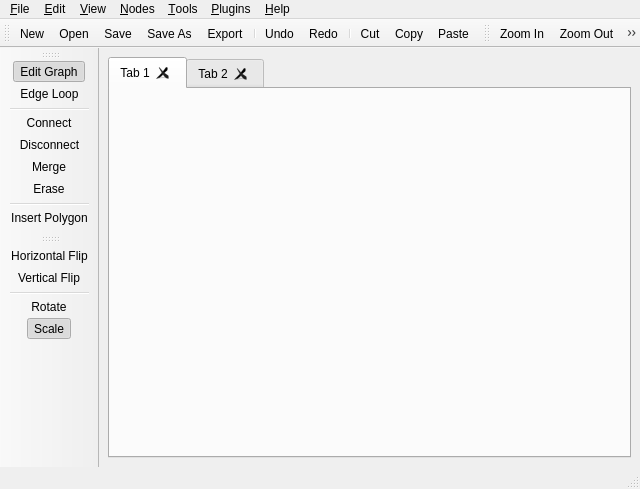
<?xml version="1.0" encoding="UTF-8"?>
<ui version="4.0">
 <class>Main_Window</class>
 <widget class="QMainWindow" name="Main_Window">
  <property name="geometry">
   <rect>
    <x>0</x>
    <y>0</y>
    <width>640</width>
    <height>489</height>
   </rect>
  </property>
  <property name="windowTitle">
   <string>MainWindow</string>
  </property>
  <widget class="QWidget" name="centralwidget">
   <layout class="QVBoxLayout" name="verticalLayout">
    <item>
     <widget class="QTabWidget" name="tabWidget">
      <property name="documentMode">
       <bool>false</bool>
      </property>
      <property name="tabsClosable">
       <bool>true</bool>
      </property>
      <property name="movable">
       <bool>true</bool>
      </property>
      <widget class="QWidget" name="tab">
       <attribute name="title">
        <string>Tab 1</string>
       </attribute>
      </widget>
      <widget class="QWidget" name="tab_2">
       <attribute name="title">
        <string>Tab 2</string>
       </attribute>
      </widget>
     </widget>
    </item>
   </layout>
  </widget>
  <widget class="QMenuBar" name="menubar">
   <property name="geometry">
    <rect>
     <x>0</x>
     <y>0</y>
     <width>640</width>
     <height>20</height>
    </rect>
   </property>
   <widget class="QMenu" name="menu_File">
    <property name="title">
     <string>&amp;File</string>
    </property>
    <widget class="QMenu" name="menu_Open_Recent">
     <property name="title">
      <string>Open &amp;Recent</string>
     </property>
     <property name="icon">
      <iconset theme="document-open-recent">
       <normaloff/>
      </iconset>
     </property>
    </widget>
    <addaction name="action_New"/>
    <addaction name="action_Open"/>
    <addaction name="menu_Open_Recent"/>
    <addaction name="separator"/>
    <addaction name="action_Save"/>
    <addaction name="action_Save_As"/>
    <addaction name="action_Save_All"/>
    <addaction name="action_Export"/>
    <addaction name="separator"/>
    <addaction name="action_Close"/>
    <addaction name="action_Close_All"/>
    <addaction name="separator"/>
    <addaction name="action_Print"/>
    <addaction name="action_Page_Setup"/>
    <addaction name="action_Print_Preview"/>
    <addaction name="separator"/>
    <addaction name="action_Exit"/>
   </widget>
   <widget class="QMenu" name="menu_Edit">
    <property name="title">
     <string>&amp;Edit</string>
    </property>
    <addaction name="separator"/>
    <addaction name="action_Undo"/>
    <addaction name="action_Redo"/>
    <addaction name="separator"/>
    <addaction name="action_Cut"/>
    <addaction name="action_Copy"/>
    <addaction name="action_Paste"/>
    <addaction name="action_Delete"/>
    <addaction name="separator"/>
    <addaction name="action_Select_All"/>
    <addaction name="separator"/>
    <addaction name="action_Preferences"/>
   </widget>
   <widget class="QMenu" name="menu_View">
    <property name="title">
     <string>&amp;View</string>
    </property>
    <widget class="QMenu" name="menu_Toolbars">
     <property name="title">
      <string>&amp;Toolbars</string>
     </property>
     <property name="icon">
      <iconset theme="configure-toolbars">
       <normaloff/>
      </iconset>
     </property>
    </widget>
    <widget class="QMenu" name="menu_Docks">
     <property name="title">
      <string>&amp;Docks</string>
     </property>
     <property name="icon">
      <iconset theme="preferences-system-windows-move">
       <normaloff/>
      </iconset>
     </property>
    </widget>
    <widget class="QMenu" name="menu_Zoom">
     <property name="title">
      <string>&amp;Zoom</string>
     </property>
     <property name="icon">
      <iconset theme="page-zoom">
       <normaloff/>
      </iconset>
     </property>
     <addaction name="action_Zoom_In"/>
     <addaction name="action_Zoom_Out"/>
     <addaction name="action_Reset_Zoom"/>
    </widget>
    <widget class="QMenu" name="menu_Rendering">
     <property name="title">
      <string>R&amp;endering</string>
     </property>
     <property name="icon">
      <iconset theme="knot-render-plain">
       <normaloff/>
      </iconset>
     </property>
     <addaction name="action_Normal"/>
     <addaction name="action_Highlight_Links"/>
    </widget>
    <addaction name="menu_Toolbars"/>
    <addaction name="menu_Docks"/>
    <addaction name="separator"/>
    <addaction name="menu_Zoom"/>
    <addaction name="action_Reset_View"/>
    <addaction name="separator"/>
    <addaction name="action_Show_Graph"/>
    <addaction name="action_Display_Knot"/>
    <addaction name="separator"/>
    <addaction name="menu_Rendering"/>
   </widget>
   <widget class="QMenu" name="menu_Nodes">
    <property name="title">
     <string>&amp;Nodes</string>
    </property>
    <addaction name="action_Connect"/>
    <addaction name="action_Disconnect"/>
    <addaction name="action_Merge"/>
    <addaction name="action_Erase"/>
    <addaction name="separator"/>
    <addaction name="action_Snap_to_Grid"/>
    <addaction name="separator"/>
    <addaction name="action_Mirror_Horizontal"/>
    <addaction name="action_Mirror_Vertical"/>
    <addaction name="separator"/>
    <addaction name="action_Rotate"/>
    <addaction name="action_Scale"/>
   </widget>
   <widget class="QMenu" name="menu_Tools">
    <property name="title">
     <string>&amp;Tools</string>
    </property>
    <addaction name="action_Edit_Graph"/>
    <addaction name="action_Edge_Loop"/>
    <addaction name="separator"/>
    <addaction name="action_Insert_Polygon"/>
    <addaction name="separator"/>
    <addaction name="action_Refresh_Path"/>
   </widget>
   <widget class="QMenu" name="menu_Help">
    <property name="title">
     <string>&amp;Help</string>
    </property>
    <addaction name="action_Manual"/>
    <addaction name="action_About"/>
   </widget>
   <widget class="QMenu" name="menu_Plugins">
    <property name="title">
     <string>&amp;Plugins</string>
    </property>
    <widget class="QMenu" name="menu_Insert">
     <property name="toolTip">
      <string>Insert objects from plugin</string>
     </property>
     <property name="title">
      <string>&amp;Insert</string>
     </property>
     <property name="icon">
      <iconset theme="preferences-plugin-script"/>
     </property>
    </widget>
    <widget class="QMenu" name="menu_Transform">
     <property name="toolTip">
      <string>Transform selection with plugin</string>
     </property>
     <property name="title">
      <string>&amp;Transform</string>
     </property>
     <property name="icon">
      <iconset theme="preferences-plugin-script"/>
     </property>
    </widget>
    <addaction name="menu_Insert"/>
    <addaction name="menu_Transform"/>
    <addaction name="separator"/>
    <addaction name="action_Configure_Plugins"/>
   </widget>
   <addaction name="menu_File"/>
   <addaction name="menu_Edit"/>
   <addaction name="menu_View"/>
   <addaction name="menu_Nodes"/>
   <addaction name="menu_Tools"/>
   <addaction name="menu_Plugins"/>
   <addaction name="menu_Help"/>
  </widget>
  <widget class="QStatusBar" name="statusbar"/>
  <widget class="QToolBar" name="toolbar_main">
   <property name="windowTitle">
    <string>Main Toolbar</string>
   </property>
   <attribute name="toolBarArea">
    <enum>TopToolBarArea</enum>
   </attribute>
   <attribute name="toolBarBreak">
    <bool>false</bool>
   </attribute>
   <addaction name="action_New"/>
   <addaction name="action_Open"/>
   <addaction name="action_Save"/>
   <addaction name="action_Save_As"/>
   <addaction name="action_Export"/>
   <addaction name="separator"/>
   <addaction name="action_Undo"/>
   <addaction name="action_Redo"/>
   <addaction name="separator"/>
   <addaction name="action_Cut"/>
   <addaction name="action_Copy"/>
   <addaction name="action_Paste"/>
  </widget>
  <widget class="QToolBar" name="toolbar_view">
   <property name="windowTitle">
    <string>View Toolbar</string>
   </property>
   <attribute name="toolBarArea">
    <enum>TopToolBarArea</enum>
   </attribute>
   <attribute name="toolBarBreak">
    <bool>false</bool>
   </attribute>
   <addaction name="action_Zoom_In"/>
   <addaction name="action_Zoom_Out"/>
   <addaction name="separator"/>
   <addaction name="action_Show_Graph"/>
  </widget>
  <widget class="QToolBar" name="toolbar_draw">
   <property name="windowTitle">
    <string>Drawing Toolbar</string>
   </property>
   <attribute name="toolBarArea">
    <enum>LeftToolBarArea</enum>
   </attribute>
   <attribute name="toolBarBreak">
    <bool>false</bool>
   </attribute>
   <addaction name="action_Edit_Graph"/>
   <addaction name="action_Edge_Loop"/>
   <addaction name="separator"/>
   <addaction name="action_Connect"/>
   <addaction name="action_Disconnect"/>
   <addaction name="action_Merge"/>
   <addaction name="action_Erase"/>
   <addaction name="separator"/>
   <addaction name="action_Insert_Polygon"/>
  </widget>
  <widget class="QToolBar" name="toolbar_transform">
   <property name="windowTitle">
    <string>Transformation Toolbar</string>
   </property>
   <attribute name="toolBarArea">
    <enum>LeftToolBarArea</enum>
   </attribute>
   <attribute name="toolBarBreak">
    <bool>false</bool>
   </attribute>
   <addaction name="action_Mirror_Horizontal"/>
   <addaction name="action_Mirror_Vertical"/>
   <addaction name="separator"/>
   <addaction name="action_Rotate"/>
   <addaction name="action_Scale"/>
  </widget>
  <action name="action_Open">
   <property name="icon">
    <iconset theme="document-open">
     <normaloff/>
    </iconset>
   </property>
   <property name="text">
    <string>&amp;Open...</string>
   </property>
  </action>
  <action name="action_New">
   <property name="icon">
    <iconset theme="document-new">
     <normaloff/>
    </iconset>
   </property>
   <property name="text">
    <string>&amp;New</string>
   </property>
  </action>
  <action name="actionPlaceholder">
   <property name="text">
    <string>placeholder</string>
   </property>
  </action>
  <action name="action_Save">
   <property name="icon">
    <iconset theme="document-save">
     <normaloff/>
    </iconset>
   </property>
   <property name="text">
    <string>&amp;Save</string>
   </property>
  </action>
  <action name="action_Save_As">
   <property name="icon">
    <iconset theme="document-save-as">
     <normaloff/>
    </iconset>
   </property>
   <property name="text">
    <string>Save &amp;As...</string>
   </property>
  </action>
  <action name="action_Save_All">
   <property name="icon">
    <iconset theme="document-save-all">
     <normaloff/>
    </iconset>
   </property>
   <property name="text">
    <string>Save A&amp;ll</string>
   </property>
   <property name="shortcut">
    <string>Ctrl+Shift+S</string>
   </property>
  </action>
  <action name="action_Print">
   <property name="icon">
    <iconset theme="document-print">
     <normaloff/>
    </iconset>
   </property>
   <property name="text">
    <string>&amp;Print...</string>
   </property>
  </action>
  <action name="action_Page_Setup">
   <property name="icon">
    <iconset theme="document-properties">
     <normaloff/>
    </iconset>
   </property>
   <property name="text">
    <string>Pa&amp;ge Setup...</string>
   </property>
  </action>
  <action name="action_Print_Preview">
   <property name="icon">
    <iconset theme="document-print-preview">
     <normaloff/>
    </iconset>
   </property>
   <property name="text">
    <string>Print Pre&amp;view</string>
   </property>
  </action>
  <action name="action_Close">
   <property name="icon">
    <iconset theme="tab-close">
     <normaloff/>
    </iconset>
   </property>
   <property name="text">
    <string>&amp;Close</string>
   </property>
  </action>
  <action name="action_Close_All">
   <property name="text">
    <string>Close All</string>
   </property>
   <property name="shortcut">
    <string>Ctrl+Shift+W</string>
   </property>
  </action>
  <action name="action_Exit">
   <property name="icon">
    <iconset theme="application-exit">
     <normaloff/>
    </iconset>
   </property>
   <property name="text">
    <string>&amp;Exit</string>
   </property>
  </action>
  <action name="action_Copy">
   <property name="icon">
    <iconset theme="edit-copy">
     <normaloff/>
    </iconset>
   </property>
   <property name="text">
    <string>&amp;Copy</string>
   </property>
  </action>
  <action name="action_Paste">
   <property name="icon">
    <iconset theme="edit-paste">
     <normaloff/>
    </iconset>
   </property>
   <property name="text">
    <string>&amp;Paste</string>
   </property>
  </action>
  <action name="action_Cut">
   <property name="icon">
    <iconset theme="edit-cut">
     <normaloff/>
    </iconset>
   </property>
   <property name="text">
    <string>Cu&amp;t</string>
   </property>
  </action>
  <action name="action_Delete">
   <property name="icon">
    <iconset theme="edit-delete">
     <normaloff/>
    </iconset>
   </property>
   <property name="text">
    <string>&amp;Delete</string>
   </property>
  </action>
  <action name="action_Select_All">
   <property name="icon">
    <iconset theme="edit-select-all">
     <normaloff/>
    </iconset>
   </property>
   <property name="text">
    <string>Select &amp;All</string>
   </property>
  </action>
  <action name="action_Preferences">
   <property name="icon">
    <iconset theme="preferences-other">
     <normaloff/>
    </iconset>
   </property>
   <property name="text">
    <string>&amp;Preferences...</string>
   </property>
  </action>
  <action name="actionPlaceholder_2">
   <property name="text">
    <string>placeholder</string>
   </property>
  </action>
  <action name="actionPlaceholder_3">
   <property name="text">
    <string>placeholder</string>
   </property>
  </action>
  <action name="action_Reset_View">
   <property name="icon">
    <iconset theme="view-restore">
     <normaloff/>
    </iconset>
   </property>
   <property name="text">
    <string>&amp;Reset View</string>
   </property>
  </action>
  <action name="action_Zoom_In">
   <property name="icon">
    <iconset theme="zoom-in">
     <normaloff/>
    </iconset>
   </property>
   <property name="text">
    <string>Zoom &amp;In</string>
   </property>
  </action>
  <action name="action_Zoom_Out">
   <property name="icon">
    <iconset theme="zoom-out">
     <normaloff/>
    </iconset>
   </property>
   <property name="text">
    <string>Zoom &amp;Out</string>
   </property>
  </action>
  <action name="action_Reset_Zoom">
   <property name="icon">
    <iconset theme="zoom-original">
     <normaloff/>
    </iconset>
   </property>
   <property name="text">
    <string>&amp;Reset Zoom</string>
   </property>
   <property name="shortcut">
    <string>Ctrl+0</string>
   </property>
  </action>
  <action name="action_Show_Graph">
   <property name="checkable">
    <bool>true</bool>
   </property>
   <property name="checked">
    <bool>true</bool>
   </property>
   <property name="icon">
    <iconset theme="knot-graph-on">
     <normaloff/>
    </iconset>
   </property>
   <property name="text">
    <string>Display &amp;Graph</string>
   </property>
  </action>
  <action name="action_Display_Knot">
   <property name="checkable">
    <bool>true</bool>
   </property>
   <property name="checked">
    <bool>true</bool>
   </property>
   <property name="text">
    <string>Display &amp;Knot</string>
   </property>
  </action>
  <action name="action_Normal">
   <property name="checkable">
    <bool>true</bool>
   </property>
   <property name="checked">
    <bool>true</bool>
   </property>
   <property name="icon">
    <iconset theme="knot-render-plain">
     <normaloff/>
    </iconset>
   </property>
   <property name="text">
    <string>&amp;Normal</string>
   </property>
  </action>
  <action name="action_Highlight_Links">
   <property name="checkable">
    <bool>true</bool>
   </property>
   <property name="icon">
    <iconset theme="knot-render-loops">
     <normaloff/>
    </iconset>
   </property>
   <property name="text">
    <string>&amp;Highlight Links</string>
   </property>
  </action>
  <action name="action_Connect">
   <property name="icon">
    <iconset theme="format-connect-node">
     <normaloff/>
    </iconset>
   </property>
   <property name="text">
    <string>&amp;Connect</string>
   </property>
   <property name="shortcut">
    <string>F</string>
   </property>
  </action>
  <action name="action_Disconnect">
   <property name="icon">
    <iconset theme="format-disconnect-node">
     <normaloff/>
    </iconset>
   </property>
   <property name="text">
    <string>&amp;Disconnect</string>
   </property>
  </action>
  <action name="action_Mirror_Horizontal">
   <property name="icon">
    <iconset theme="object-flip-horizontal">
     <normaloff/>
    </iconset>
   </property>
   <property name="text">
    <string>&amp;Horizontal Flip</string>
   </property>
  </action>
  <action name="action_Mirror_Vertical">
   <property name="icon">
    <iconset theme="object-flip-vertical">
     <normaloff/>
    </iconset>
   </property>
   <property name="text">
    <string>&amp;Vertical Flip</string>
   </property>
  </action>
  <action name="action_Rotate">
   <property name="checkable">
    <bool>true</bool>
   </property>
   <property name="icon">
    <iconset theme="transform-rotate">
     <normaloff/>
    </iconset>
   </property>
   <property name="text">
    <string>&amp;Rotate</string>
   </property>
  </action>
  <action name="action_Scale">
   <property name="checkable">
    <bool>true</bool>
   </property>
   <property name="checked">
    <bool>true</bool>
   </property>
   <property name="icon">
    <iconset theme="transform-scale">
     <normaloff/>
    </iconset>
   </property>
   <property name="text">
    <string>&amp;Scale</string>
   </property>
  </action>
  <action name="action_Merge">
   <property name="icon">
    <iconset theme="format-join-node">
     <normaloff/>
    </iconset>
   </property>
   <property name="text">
    <string>&amp;Merge</string>
   </property>
   <property name="shortcut">
    <string>Ctrl+M</string>
   </property>
  </action>
  <action name="action_Erase">
   <property name="icon">
    <iconset theme="format-remove-node">
     <normaloff/>
    </iconset>
   </property>
   <property name="text">
    <string>&amp;Erase</string>
   </property>
   <property name="shortcut">
    <string>Del</string>
   </property>
  </action>
  <action name="action_Edit_Graph">
   <property name="checkable">
    <bool>true</bool>
   </property>
   <property name="checked">
    <bool>true</bool>
   </property>
   <property name="icon">
    <iconset theme="draw-line">
     <normaloff/>
    </iconset>
   </property>
   <property name="text">
    <string>&amp;Edit Graph</string>
   </property>
   <property name="shortcut">
    <string>Alt+Shift+E</string>
   </property>
  </action>
  <action name="action_Edge_Loop">
   <property name="checkable">
    <bool>true</bool>
   </property>
   <property name="icon">
    <iconset theme="draw-jagged-line">
     <normaloff/>
    </iconset>
   </property>
   <property name="text">
    <string>Edge &amp;Loop</string>
   </property>
   <property name="shortcut">
    <string>Alt+Shift+L</string>
   </property>
  </action>
  <action name="action_Insert_Polygon">
   <property name="icon">
    <iconset theme="draw-polygon">
     <normaloff/>
    </iconset>
   </property>
   <property name="text">
    <string>Insert &amp;Polygon...</string>
   </property>
  </action>
  <action name="action_Refresh_Path">
   <property name="icon">
    <iconset theme="view-refresh">
     <normaloff/>
    </iconset>
   </property>
   <property name="text">
    <string>&amp;Refresh Path</string>
   </property>
  </action>
  <action name="action_Manual">
   <property name="icon">
    <iconset theme="help-contents">
     <normaloff/>
    </iconset>
   </property>
   <property name="text">
    <string>&amp;Manual</string>
   </property>
  </action>
  <action name="action_About">
   <property name="icon">
    <iconset theme="help-about">
     <normaloff/>
    </iconset>
   </property>
   <property name="text">
    <string>&amp;About...</string>
   </property>
  </action>
  <action name="action_Export">
   <property name="icon">
    <iconset theme="document-export">
     <normaloff/>
    </iconset>
   </property>
   <property name="text">
    <string>E&amp;xport...</string>
   </property>
   <property name="shortcut">
    <string>Ctrl+E</string>
   </property>
  </action>
  <action name="action_Snap_to_Grid">
   <property name="icon">
    <iconset theme="snap-orthogonal">
     <normaloff/>
    </iconset>
   </property>
   <property name="text">
    <string>Snap to &amp;Grid</string>
   </property>
  </action>
  <action name="action_Undo">
   <property name="icon">
    <iconset theme="edit-undo">
     <normaloff/>
    </iconset>
   </property>
   <property name="text">
    <string>&amp;Undo</string>
   </property>
  </action>
  <action name="action_Redo">
   <property name="icon">
    <iconset theme="edit-redo">
     <normaloff/>
    </iconset>
   </property>
   <property name="text">
    <string>&amp;Redo</string>
   </property>
  </action>
  <action name="actionB">
   <property name="text">
    <string>b</string>
   </property>
  </action>
  <action name="actionF">
   <property name="text">
    <string>f</string>
   </property>
  </action>
  <action name="action_Configure_Plugins">
   <property name="icon">
    <iconset theme="preferences-plugin"/>
   </property>
   <property name="text">
    <string>&amp;Configure Plugins...</string>
   </property>
  </action>
 </widget>
 <resources/>
 <connections/>
</ui>
